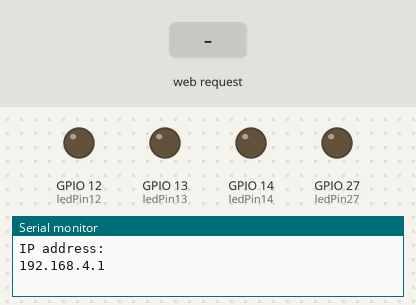
Simulated run of this sketch. Board: ESP32. Shown: output pins drawn as LEDs (lit = HIGH), the last lines printed to the serial monitor. Inputs (shaded band) come from the test bench.

Above: at 1.2 s.
1.3 s: HTTP request GET /12/on received
At 2.4 s:
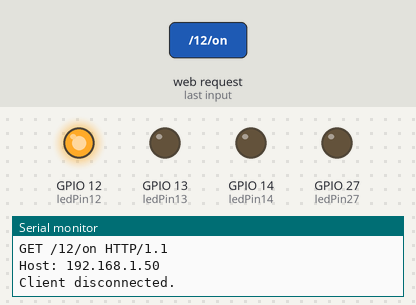
2.8 s: HTTP request GET /13/on received
At 3.6 s:
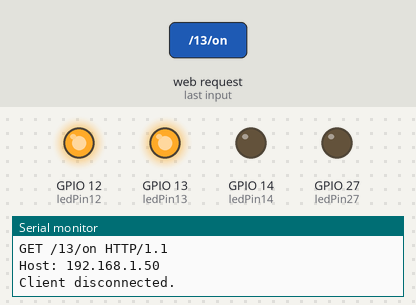
4.3 s: HTTP request GET /12/off received
At 4.7 s:
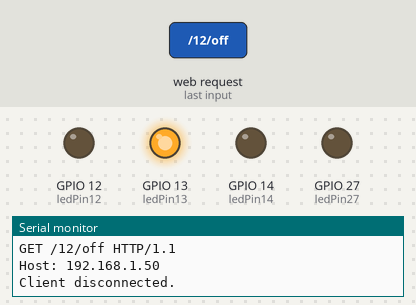
5.8 s: HTTP request GET /14/on received
At 7.0 s:
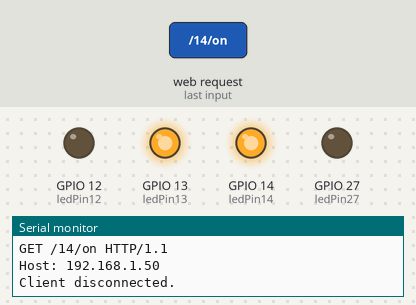
7.3 s: HTTP request GET /13/off received
At 8.2 s:
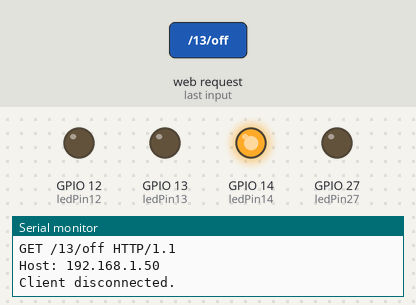
8.8 s: HTTP request GET /27/on received
At 9.3 s:
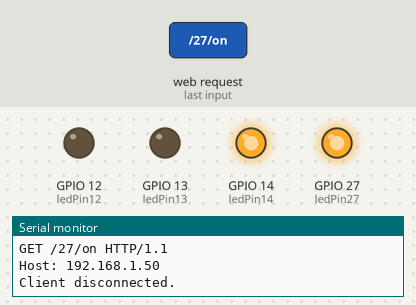
Timing chart, 0 to 11.3 s (numbered marks = the images above; inputs shaded):
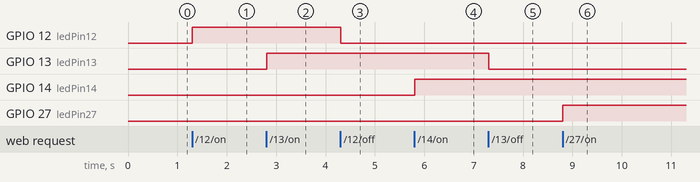

The sketch:

SimpleWiFiServer.ino
```cpp
// Load Wi-Fi library
#include <WiFi.h>
#include <ESPAsyncWebServer.h>

// Network credentials Here
const char* ssid     = "Can't connect to this network ";
const char* password = "hehehehe";

// Set web server port number to 80
WiFiServer server(80);
// AsyncWebServer server(80);

// Variable to store the HTTP request
String header;

//variables to store the current LED states
String statePin12 = "off";
String statePin13 = "off";
String statePin14 = "off";
String statePin27 = "off";
//Output variable to GPIO pins
const int ledPin12 = 12;
const int ledPin13 = 13;
const int ledPin14 = 14;
const int ledPin27 = 27;

// Current time
unsigned long currentTime = millis();
// Previous time
unsigned long previousTime = 0;
// Define timeout time in milliseconds
const long timeoutTime = 2000;

void setup() {
  Serial.begin(115200);

  pinMode(ledPin13, OUTPUT);      // set the LED pin mode
  digitalWrite(ledPin13, 0);      // turn LED off by default
  pinMode(ledPin12, OUTPUT);      // set the LED pin mode
  digitalWrite(ledPin12, 0);      // turn LED off by default
  pinMode(ledPin14, OUTPUT);      // set the LED pin mode
  digitalWrite(ledPin14, 0);      // turn LED off by default
  pinMode(ledPin27, OUTPUT);      // set the LED pin mode
  digitalWrite(ledPin27, 0);      // turn LED off by default

  WiFi.softAP(ssid,password);

  // Print IP address and start web server
  Serial.println("");
  Serial.println("IP address: ");
  Serial.println(WiFi.softAPIP());
  server.begin();
}

void loop() {
  WiFiClient client = server.available();   // Listen for incoming clients

  if (client) {                             // If a new client connects,
    currentTime = millis();
    previousTime = currentTime;
    Serial.println("New Client.");          // print a message out in the serial port
    String currentLine = "";                // make a String to hold incoming data from the client

    while (client.connected() && currentTime - previousTime <= timeoutTime) {
      // loop while the client's connected
      currentTime = millis();
      if (client.available()) {             // if there's bytes to read from the client,
        char c = client.read();             // read a byte, then
        Serial.write(c);                    // print it out the serial monitor
        header += c;
        if (c == '\n') {                    // if the byte is a newline character
          // if the current line is blank, you got two newline characters in a row.
          // that's the end of the client HTTP request, so send a response:
          if (currentLine.length() == 0) {
            // HTTP headers always start with a response code (e.g. HTTP/1.1 200 OK)
            // and a content-type so the client knows what's coming, then a blank line:
            client.println("HTTP/1.1 200 OK");
            client.println("Content-type:text/html");
            client.println("Connection: close");
            client.println();

            // turns the GPIOs on and off
            if (header.indexOf("GET /12/on") >= 0) {
              statePin12 = "on";
              digitalWrite(ledPin12, HIGH);               // turns the LED on
            } else if (header.indexOf("GET /12/off") >= 0) {
              statePin12 = "off";
              digitalWrite(ledPin12, LOW);                //turns the LED off
            }

            if (header.indexOf("GET /13/on") >= 0) {
              statePin13 = "on";
              digitalWrite(ledPin13, HIGH);               // turns the LED on
            } else if (header.indexOf("GET /13/off") >= 0) {
              statePin13 = "off";
              digitalWrite(ledPin13, LOW);                //turns the LED off
            }

            if (header.indexOf("GET /14/on") >= 0) {
              statePin14 = "on";
              digitalWrite(ledPin14, HIGH);               // turns the LED on
            } else if (header.indexOf("GET /14/off") >= 0) {
              statePin14 = "off";
              digitalWrite(ledPin14, LOW);               // turns the LED off
            }

            if (header.indexOf("GET /27/on") >= 0) {
              statePin27 = "on";
              digitalWrite(ledPin27, HIGH);               // turns the LED on
            } else if (header.indexOf("GET /27/off") >= 0) {
              statePin27 = "off";
              digitalWrite(ledPin27, LOW);               // turns the LED off
            }

            // Display the HTML web page
            client.println("<!DOCTYPE html><html>");
            client.println("<head><meta name=\"viewport\" content=\"width=device-width, initial-scale=1\">");
            client.println("<link rel=\"icon\" href=\"data:,\">");
            // CSS to style the on/off buttons
            client.println("<style>body { font-family: monospace; margin: 0; }");
            client.println(".container { display: grid; grid-template-columns: 1fr 1fr; grid-template-rows: 1fr 1fr; height: 100vh; }");
            client.println(".button { border: none; color: white; text-decoration: none; font-size: 32px; text-align: center; cursor: pointer; transition-duration: 0.4s; width: calc(100% - 20px); height: calc(100% - 20px); display: flex; justify-content: center; align-items: center; background-size: contain; background-repeat: no-repeat; background-position: center; }"); // Adjusted width and height to include spacing
            client.println(".button.off { background-color: rgb(40,38,51); }");
            client.println(".button2 { background-color: rgb(12,141,1); }</style></head>");

            // client.println("<body><h1>ESP32 Web Server</h1>");
            client.println("<body>");
            client.println("<div class=\"container\">");

            if (statePin12 == "on") {
              client.println("<a href=\"/12/off\" class=\"button button2\"><img src=\"light.png\"></a>");
            } else {
              client.println("<a href=\"/12/on\" class=\"button off\"><img src=\"light.png\"></a>");
            }
            if (statePin13 == "on") {
              client.println("<a href=\"/13/off\" class=\"button button2\"><img src=\"fan\"></a>");
            } else {
              client.println("<a href=\"/13/on\" class=\"button off\"><img src=\"fan\"></a>");
            }
            if (statePin14 == "on") {
              client.println("<a href=\"/14/off\" class=\"button button2\"><img src=\"tv\"></a>");
            } else {
              client.println("<a href=\"/14/on\" class=\"button off\"><img src=\"tv\"></a>");
            }
            if (statePin27 == "on") {
              client.println("<a href=\"/27/off\" class=\"button button2\"><img src=\"ac\"></a>");
            } else {
              client.println("<a href=\"/27/on\" class=\"button off\"><img src=\"ac\"></a>");
            }
            client.println("</div>");
            client.println("</body></html>");

            // The HTTP response ends with another blank line
            client.println();
            // Break out of the while loop
            break;
          } else { // if you got a newline, then clear currentLine
            currentLine = "";
          }
        } else if (c != '\r') {  // if you got anything else but a carriage return character,
          currentLine += c;      // add it to the end of the currentLine
        }
      }
    }
    // Clear the header variable
    header = "";
    // Close the connection
    client.stop();
    Serial.println("Client disconnected.");
    Serial.println("");
  }
}
```

Measured:
- after the input at 1.3 s, GPIO 12 (ledPin12): LOW → HIGH at once
- after the input at 2.8 s, GPIO 13 (ledPin13): LOW → HIGH at once
- after the input at 4.3 s, GPIO 12 (ledPin12): HIGH → LOW at once
- after the input at 5.8 s, GPIO 14 (ledPin14): LOW → HIGH at once
- after the input at 7.3 s, GPIO 13 (ledPin13): HIGH → LOW at once
- after the input at 8.8 s, GPIO 27 (ledPin27): LOW → HIGH at once
